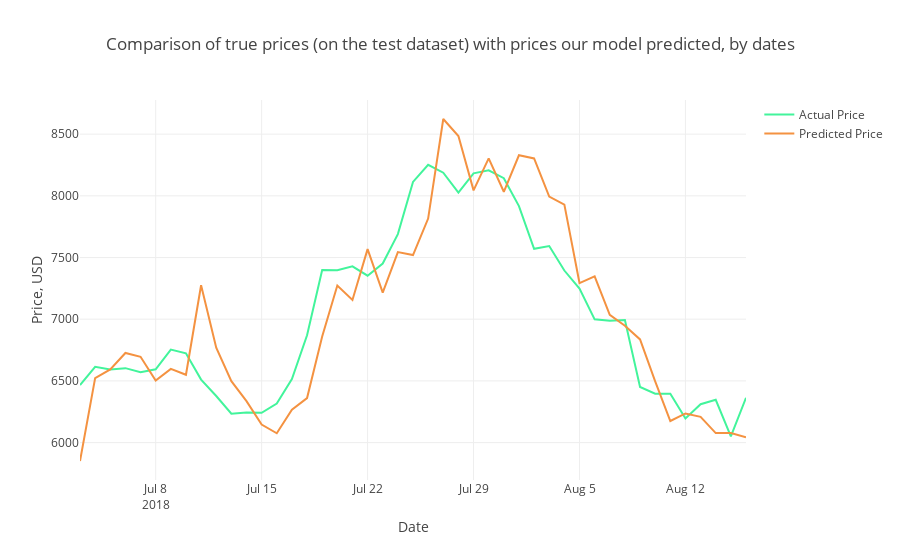

Notebook code for this chart:
### Code cell
# Ahora se extrae con el formato de fechas y se traza
# Se desplaza 10 dias por la ventana
# df_test.loc['2018-06-23':,'total_number_btc':'total_number_btc'].index

# Test_Dates = df_test['total_number_btc'].index

Test_Dates = df_test.loc['2018-07-03':,'total_number_btc':'total_number_btc'].index

trace1 = go.Scatter(x=Test_Dates, y=observated_test, name= 'Actual Price',
                   line = dict(color = ('rgb(66, 244, 155)'),width = 2))
trace2 = go.Scatter(x=Test_Dates, y=predicted_test, name= 'Predicted Price',
                   line = dict(color = ('rgb(244, 146, 65)'),width = 2))
data = [trace1, trace2]
layout = dict(title = 'Comparison of true prices (on the test dataset) with prices our model predicted, by dates',
             xaxis = dict(title = 'Date'), yaxis = dict(title = 'Price, USD'))
fig = dict(data=data, layout=layout)
py.iplot(fig, filename='results_demonstrating1')

### Figure 1 — Plotly figure (JSON) as saved in the notebook; plotly's stock layout.template omitted (floating-point values rounded to 4 significant figures)
{"data": [{"line": {"color": "rgb(66, 244, 155)", "width": 2}, "name": "Actual Price", "type": "scatter", "x": ["2018-07-03", "2018-07-04", "2018-07-05", "2018-07-06", "2018-07-07", "2018-07-08", "2018-07-09", "2018-07-10", "2018-07-11", "2018-07-12", "2018-07-13", "2018-07-14", "2018-07-15", "2018-07-16", "2018-07-17", "2018-07-18", "2018-07-19", "2018-07-20", "2018-07-21", "2018-07-22", "2018-07-23", "2018-07-24", "2018-07-25", "2018-07-26", "2018-07-27", "2018-07-28", "2018-07-29", "2018-07-30", "2018-07-31", "2018-08-01", "2018-08-02", "2018-08-03", "2018-08-04", "2018-08-05", "2018-08-06", "2018-08-07", "2018-08-08", "2018-08-09", "2018-08-10", "2018-08-11", "2018-08-12", "2018-08-13", "2018-08-14", "2018-08-15", "2018-08-16"], "y": [6466.0, 6614.0, 6593.0, 6603.0, 6569.0, 6594.0, 6754.0, 6724.0, 6511.0, 6377.0, 6234.0, 6244.0, 6241, 6317.0, 6514.0, 6870.0, 7399.0, 7396.0, 7428.0, 7352.0, 7451.0, 7690.0, 8113.0, 8251.0, 8187.0, 8025.0, 8182.0, 8206.0, 8143.0, 7917.0, 7571.0, 7593.0, 7394.0, 7248.0, 6999.0, 6988.0, 6994.0, 6450.0, 6397.0, 6396.0, 6196.0, 6311.0, 6347.0, 6051.0, 6363.0]}, {"line": {"color": "rgb(244, 146, 65)", "width": 2}, "name": "Predicted Price", "type": "scatter", "x": ["2018-07-03", "2018-07-04", "2018-07-05", "2018-07-06", "2018-07-07", "2018-07-08", "2018-07-09", "2018-07-10", "2018-07-11", "2018-07-12", "2018-07-13", "2018-07-14", "2018-07-15", "2018-07-16", "2018-07-17", "2018-07-18", "2018-07-19", "2018-07-20", "2018-07-21", "2018-07-22", "2018-07-23", "2018-07-24", "2018-07-25", "2018-07-26", "2018-07-27", "2018-07-28", "2018-07-29", "2018-07-30", "2018-07-31", "2018-08-01", "2018-08-02", "2018-08-03", "2018-08-04", "2018-08-05", "2018-08-06", "2018-08-07", "2018-08-08", "2018-08-09", "2018-08-10", "2018-08-11", "2018-08-12", "2018-08-13", "2018-08-14", "2018-08-15", "2018-08-16"], "y": [5851.0, 6523.0, 6593.0, 6726.0, 6695.0, 6503.0, 6597.0, 6550.0, 7276.0, 6770.0, 6498.0, 6336.0, 6146.0, 6076.0, 6267.0, 6361.0, 6860.0, 7273.0, 7156.0, 7568.0, 7215.0, 7544.0, 7520.0, 7816.0, 8623.0, 8485.0, 8044.0, 8304.0, 8033.0, 8329.0, 8303.0, 7994.0, 7929.0, 7293.0, 7348.0, 7036.0, 6948.0, 6836.0, 6497.0, 6175.0, 6236.0, 6209.0, 6077.0, 6077.0, 6043.0]}], "layout": {"title": "Comparison of true prices (on the test dataset) with prices our model predicted, by dates", "xaxis": {"title": "Date"}, "yaxis": {"title": "Price, USD"}}}
